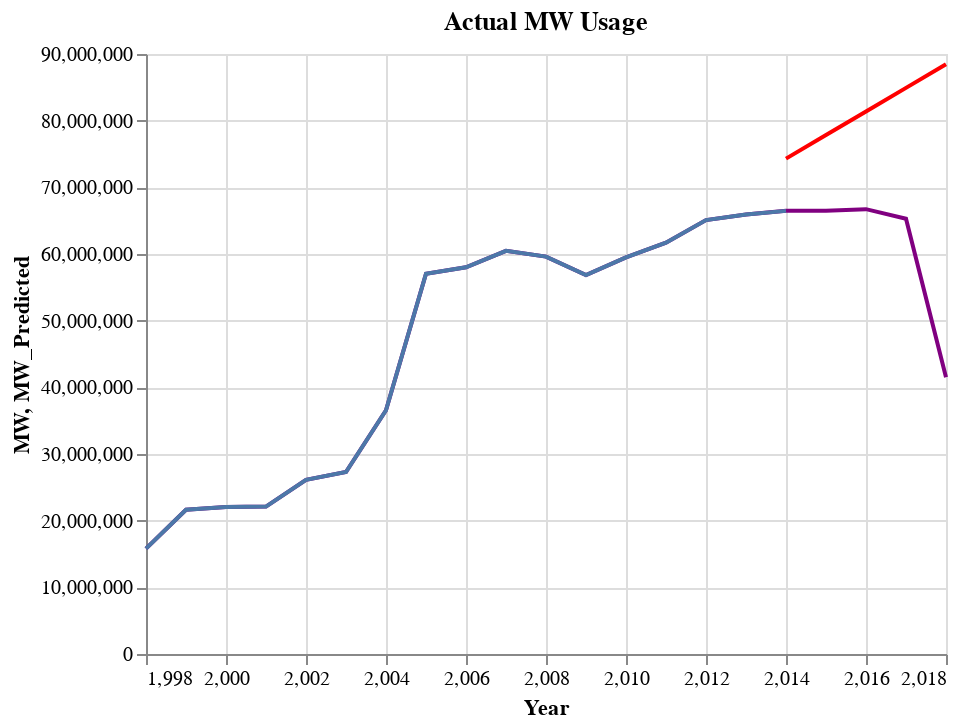

The notebook cell this image was saved under:
### Markdown cell above
This is just a graph I thought would look very interestinf since some places used much more energy than others. I believe we did something like this in class once.

### Code cell
chart4 = chart3+chart2
chart4

### Figure 1 — Vega-Lite specification as saved in the notebook (floating-point values rounded to 4 significant figures)
{"config": {"view": {"continuousWidth": 400, "continuousHeight": 300}}, "layer": [{"data": {"name": "data-c4d5b1427a7260f2ab93fe7ca1536c44"}, "mark": {"type": "line", "color": "purple"}, "encoding": {"tooltip": [{"field": "Year", "type": "quantitative"}, {"field": "MW", "type": "quantitative"}], "x": {"field": "Year", "type": "quantitative"}, "y": {"field": "MW", "type": "quantitative"}}, "title": "Actual MW Usage"}, {"layer": [{"data": {"name": "data-6b9d1beca24f1f871a48e6db79214619"}, "mark": "line", "encoding": {"tooltip": [{"field": "Year", "type": "quantitative"}, {"field": "MW", "type": "quantitative"}], "x": {"field": "Year", "type": "quantitative"}, "y": {"field": "MW", "type": "quantitative"}}, "title": "Predicted MW Usage"}, {"data": {"name": "data-77401dae31bae6a2295d8df331a1d4e9"}, "mark": {"type": "line", "color": "red"}, "encoding": {"tooltip": [{"field": "Year", "type": "quantitative"}, {"field": "MW_Predicted", "type": "quantitative"}], "x": {"field": "Year", "type": "quantitative"}, "y": {"field": "MW_Predicted", "type": "quantitative"}}, "title": "Predicted MW Values"}]}], "$schema": "https://vega.github.io/schema/vega-lite/v4.17.0.json", "datasets": {"data-c4d5b1427a7260f2ab93fe7ca1536c44": [{"Year": 1998, "MW": 15810000.0}, {"Year": 1999, "MW": 21630000.0}, {"Year": 2000, "MW": 22040000.0}, {"Year": 2001, "MW": 22110000.0}, {"Year": 2002, "MW": 26130000.0}, {"Year": 2003, "MW": 27300000.0}, {"Year": 2004, "MW": 36560000.0}, {"Year": 2005, "MW": 57040000.0}, {"Year": 2006, "MW": 58000000.0}, {"Year": 2007, "MW": 60480000.0}, {"Year": 2008, "MW": 59600000.0}, {"Year": 2009, "MW": 56830000.0}, {"Year": 2010, "MW": 59490000.0}, {"Year": 2011, "MW": 61690000.0}, {"Year": 2012, "MW": 65080000.0}, {"Year": 2013, "MW": 65920000.0}, {"Year": 2014, "MW": 66470000.0}, {"Year": 2015, "MW": 66500000.0}, {"Year": 2016, "MW": 66720000.0}, {"Year": 2017, "MW": 65290000.0}, {"Year": 2018, "MW": 41520000.0}], "data-6b9d1beca24f1f871a48e6db79214619": [{"Year": 1998, "MW": 15810000.0}, {"Year": 1999, "MW": 21630000.0}, {"Year": 2000, "MW": 22040000.0}, {"Year": 2001, "MW": 22110000.0}, {"Year": 2002, "MW": 26130000.0}, {"Year": 2003, "MW": 27300000.0}, {"Year": 2004, "MW": 36560000.0}, {"Year": 2005, "MW": 57040000.0}, {"Year": 2006, "MW": 58000000.0}, {"Year": 2007, "MW": 60480000.0}, {"Year": 2008, "MW": 59600000.0}, {"Year": 2009, "MW": 56830000.0}, {"Year": 2010, "MW": 59490000.0}, {"Year": 2011, "MW": 61690000.0}, {"Year": 2012, "MW": 65080000.0}, {"Year": 2013, "MW": 65920000.0}, {"Year": 2014, "MW": 66470000.0}], "data-77401dae31bae6a2295d8df331a1d4e9": [{"Year": 2014, "MW_Predicted": 74310000.0}, {"Year": 2015, "MW_Predicted": 77840000.0}, {"Year": 2016, "MW_Predicted": 81380000.0}, {"Year": 2017, "MW_Predicted": 84920000.0}, {"Year": 2018, "MW_Predicted": 88450000.0}]}}
